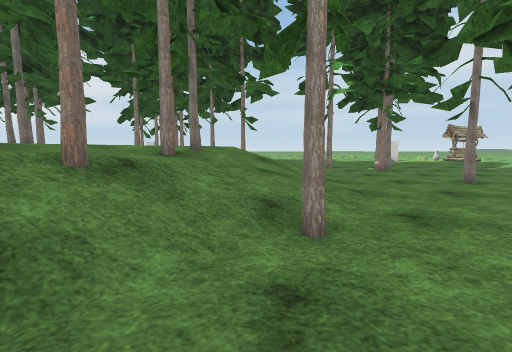
view 1 (above)

22 first-person views from a walk through a scene from a Unity 3-D project. The camera is 1.2 m above the floor, tilts 6° down and sees 90° across. The floor is counted in squares, 1 m on a side. Each view is taken from the middle of a square. On the plan, view 1 faces up. The plan holds only what a view shows up to about 12 squares ahead; the rest is blank. The place goes on beyond the plan. The player character is not drawn. Some animated figures are left out. Some surface patterns are stand-ins.

view 2
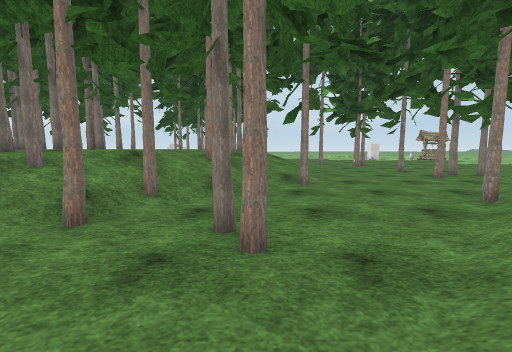

view 3
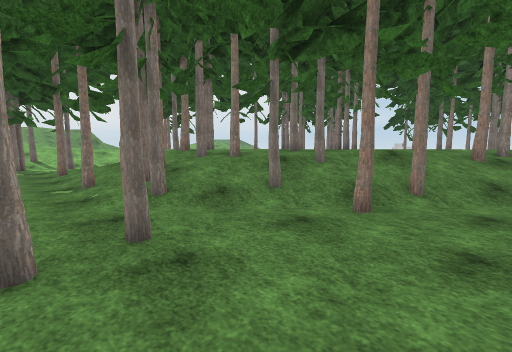

view 4
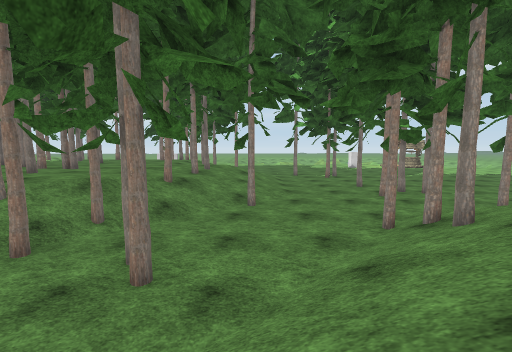

view 5
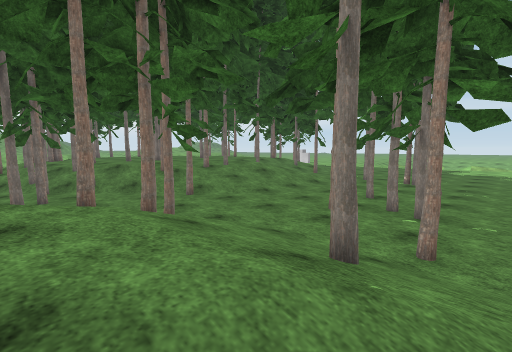

view 6
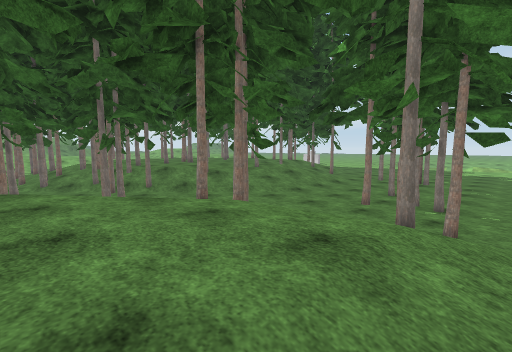

view 7
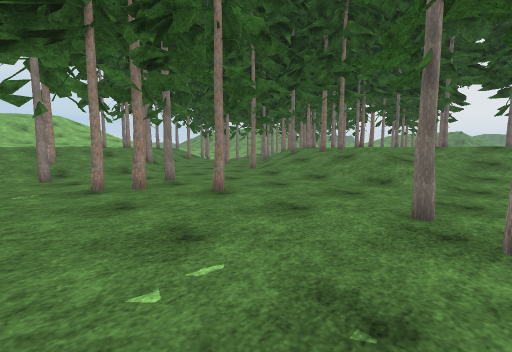

view 8
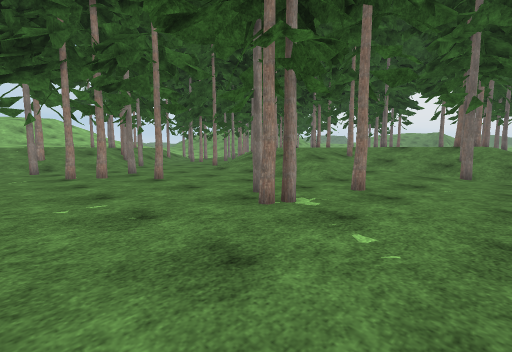

view 9
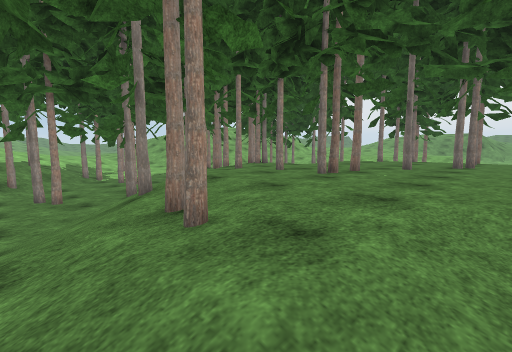

view 10
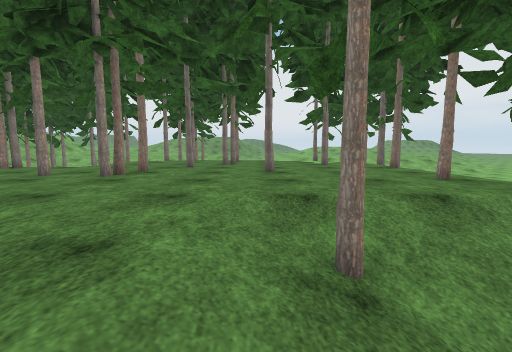

view 11
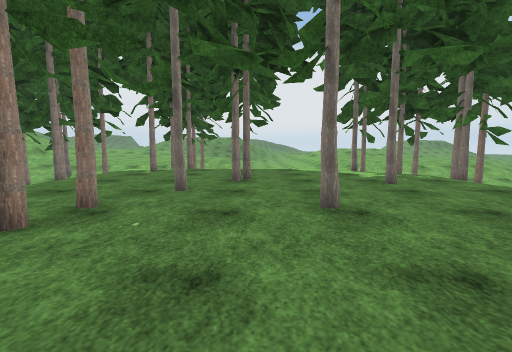

view 12
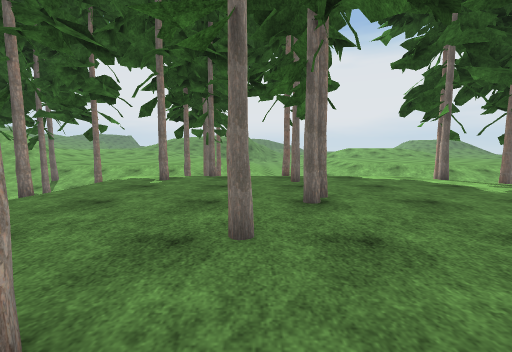

view 13
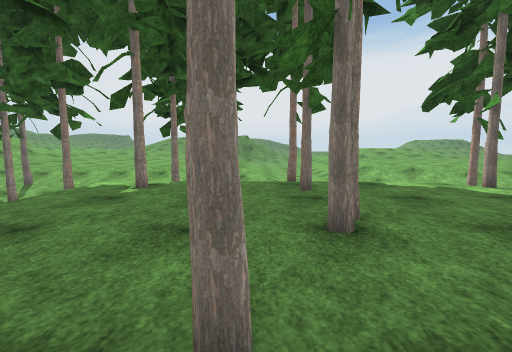

view 14
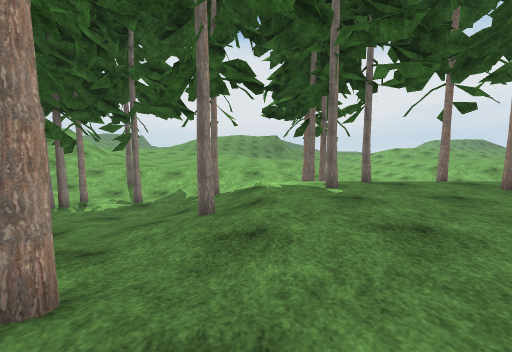

view 15
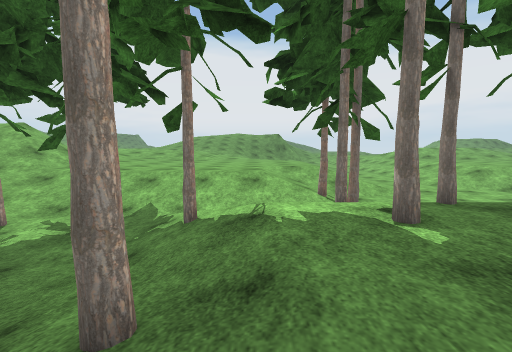

view 16
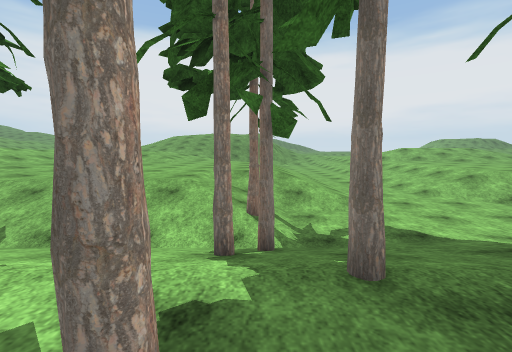

view 17
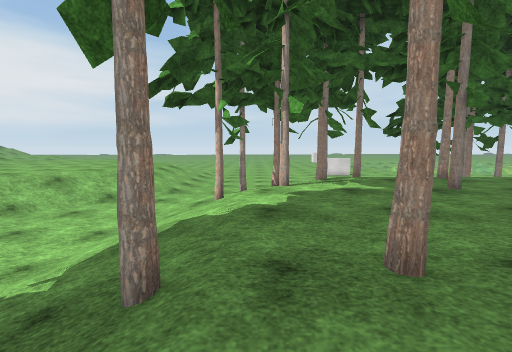

view 18
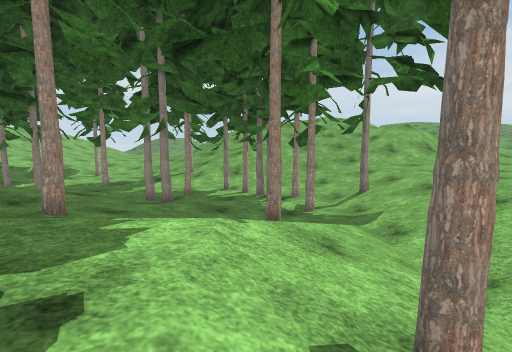

view 19
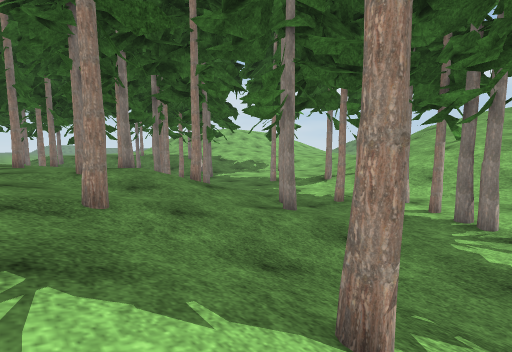

view 20
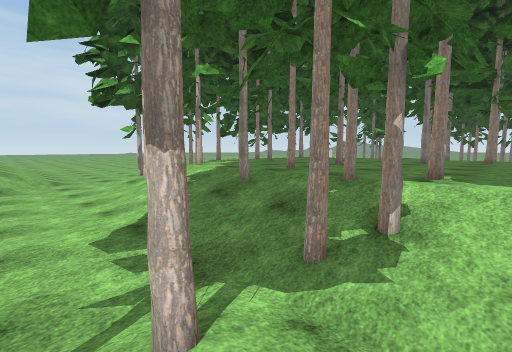

view 21
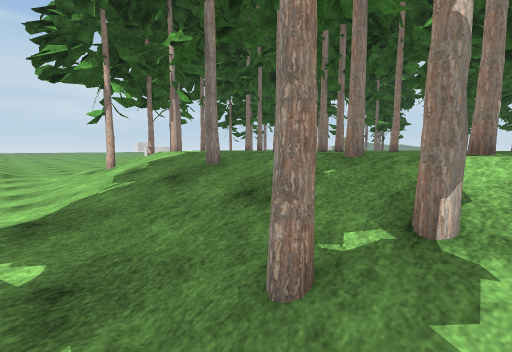

view 22
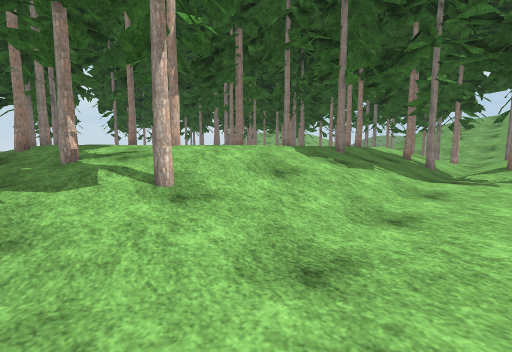

### Floor plan
Key: @ floor where view 1 was taken; # wall or solid block; x gap in a wall; . main floor; : floor 0.25 m higher than the main floor; + floor 0.5 m higher than the main floor; * floor 1 m higher than the main floor; % floor 1.25 m higher than the main floor; / step, stairs or slope.
Columns run from 27 left of view 1 to 12 right of it. Each row starts with its distance up from view 1.
 19 ....//////##/          ///............ .
 18 ....////#//#/%%#%%%%%  ///#............
 17 ....//#///%%%%%%%%%#%%  #//.............
 16 ..../////%%%%%%%%%%%%%%  //::...........
 15 ....////#%%%%#%%%%%%%%%////::.....#.....
 14 ...////%%%%%%%%%%%%%%%%////::.....#.....
 13 ...////%%%%%%%%%%%%%%%%///////..........
 12 ...////%%%%%%%%%%%%%%%%/#/////..........
 11 ..:////%%%%%%%%%%%%%%%%///////..........
 10 .::////%%%%%%%%%%%%%%%%%%%%///..........
  9 .::///#%%#%%%%%%%%%%%%%%%%////....#.....
  8 ...////%%%%%%%%#%%%%%%%%%#////..........
  7 ...////%%%%%%%%%%%%%%%%%%/////......#...
  6 ///////#%%%%%%%%%#x%%%%%**////....#..#..
  5 x#//#//%%%%%%%%%%%%%%%%%*////...........
  4 /////#/%#%%%%%%%%%#%%%%%#///#...........
  3 ///////%%%%%%%%%%%%%%%%////...........#.
  2 ///////////%%%%%%%%%%%////........//////
  1 //////////#//*%%%%%%%////........///////
  0 //////#/////**##%%%%/#/#...@....#////#//
 -1 //////////////%/%%#////......../////////
 -2 ///...../////////#////.#..#...//#/%%%%%*
 -3 ///...../++//#  #////........////%%%%%%*
 -4 ///.#...::///////#/#........////%%%%%%%*
 -5 /#/........#///#///........////%%%%%%%%
 -6 ///.#x................... /# /%%%%%%%% %
 -7 ///::::. #...........##. /  /

Positions as (right, up) in squares from view 1, and headings:
1: (0, 0), facing up
2: (-1, -6), facing up
3: (-2, -7), facing up-left
4: (1, -7), facing up
5: (12, -3), facing up-left
6: (12, -6), facing up-left
7: (12, 15), facing down-left
8: (12, 19), facing down-left
9: (0, 11), facing down-left
10: (0, 11), facing left
11: (-5, 10), facing left
12: (-9, 8), facing left
13: (-11, 8), facing left
14: (-11, 2), facing left
15: (-15, 2), facing left
16: (-18, 5), facing left
17: (-20, 7), facing up
18: (-21, 6), facing down
19: (-22, 2), facing down-right
20: (-27, 3), facing up-right
21: (-25, 4), facing up-right
22: (-26, 19), facing down-right
